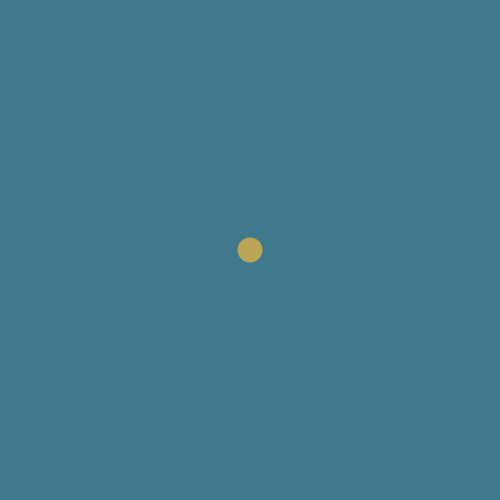
Frame 1 (no input)
Frame 60 (the mouse pressed at the canvas centre just before this capture): identical to frame 1, image omitted
Frame 120 (the mouse held since frame 60 and released just before this capture): identical to frame 1, image omitted

The Processing sketch that drew this single still picture (run headless with seeded random() and noise(); from frame 60 on, the mouse is pressed at the canvas centre):

// Processing sketch: flappybird
// ── flappybird.pde
int x = 250;
int y = 250;
float gravity = 0.5;
float limit = 0.9;
int jump = 10;
float vel = 0;
int pipex = 500;
int pipeheight;
boolean click = false;

void setup() {
  size(500, 500);
  pipeheight = (int) random(150, 350);
}

void draw() {
  background(64, 121, 140);
  fill(188, 164, 85);
  noStroke();
  ellipse(x, y, 25, 25);
  if(click) {
    y += vel;
    vel += gravity;
    vel *= limit;
    pipex -= 1;
  }
  fill(176, 232, 107);
  rect(pipex, 0, 50, (pipeheight - 50));
  rect(pipex, (pipeheight + 50), 50, (470 - pipeheight));
  if(pipex == -50) {
    pipeheight = (int) random(150, 350);
    pipex = 500;
  }
//pipex >= 200 && pipex <= 250 && y > pipeheight + 50 && y < pipeheight - 50
  if(pipex >= 188 && pipex <= 262 && (y > pipeheight + 38 || y < pipeheight - 38) || (y > 500 || y < 0)) {
    textSize(32);
    fill(0, 0, 0);
    for(int i = 0; i < 500; i += 50) {
      text("Sorry! You don't live on.", random(0, 200), i);
      text("Osrry! You ddont lvie on.", random(0, 200), i);
    }
    frameRate(0);
  }
}

void mouseClicked() {
  click = true;
  vel = jump * -1;
}
